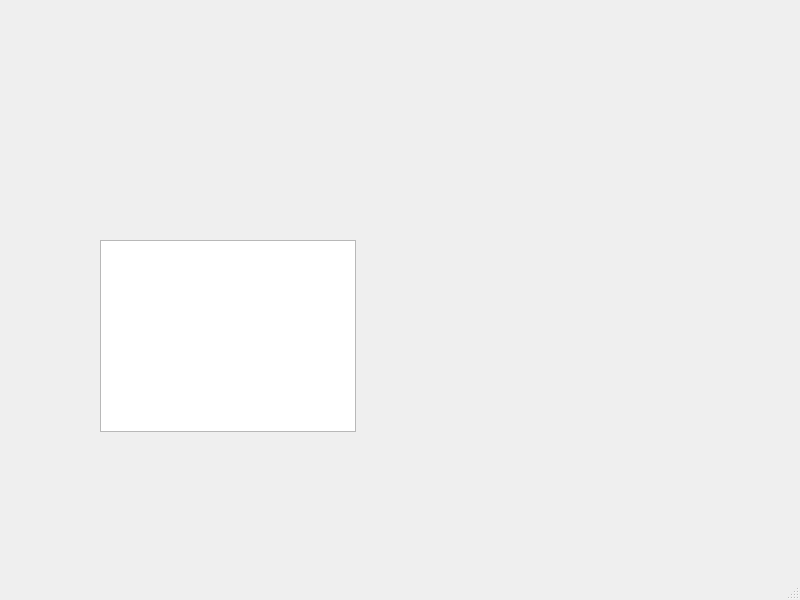
<?xml version="1.0" encoding="UTF-8"?>
<ui version="4.0">
 <class>MainWindow</class>
 <widget class="QMainWindow" name="MainWindow">
  <property name="geometry">
   <rect>
    <x>0</x>
    <y>0</y>
    <width>800</width>
    <height>600</height>
   </rect>
  </property>
  <property name="windowTitle">
   <string>MainWindow</string>
  </property>
  <widget class="QWidget" name="centralwidget">
   <widget class="QGraphicsView" name="graphicsView">
    <property name="geometry">
     <rect>
      <x>100</x>
      <y>240</y>
      <width>256</width>
      <height>192</height>
     </rect>
    </property>
   </widget>
  </widget>
  <widget class="QMenuBar" name="menubar">
   <property name="geometry">
    <rect>
     <x>0</x>
     <y>0</y>
     <width>800</width>
     <height>20</height>
    </rect>
   </property>
  </widget>
  <widget class="QStatusBar" name="statusbar"/>
 </widget>
 <resources/>
 <connections/>
</ui>
